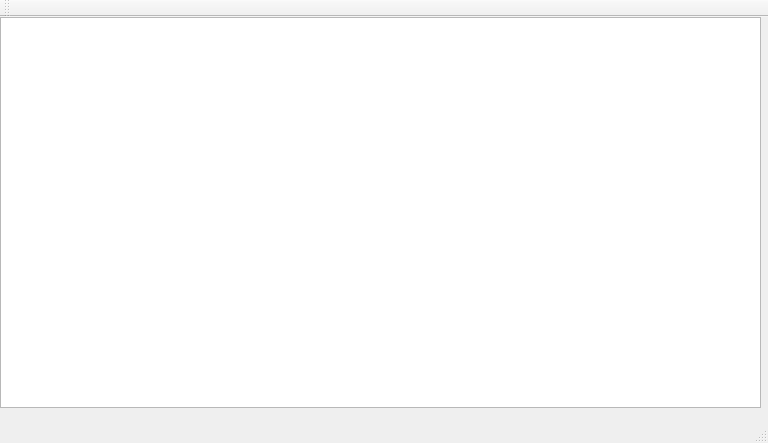
<?xml version="1.0" encoding="UTF-8"?>
<ui version="4.0">
 <class>MainWindow</class>
 <widget class="QMainWindow" name="MainWindow">
  <property name="geometry">
   <rect>
    <x>0</x>
    <y>0</y>
    <width>768</width>
    <height>443</height>
   </rect>
  </property>
  <property name="windowTitle">
   <string>MainWindow</string>
  </property>
  <widget class="QWidget" name="centralWidget">
   <widget class="QTableWidget" name="tableWidget">
    <property name="geometry">
     <rect>
      <x>0</x>
      <y>0</y>
      <width>761</width>
      <height>391</height>
     </rect>
    </property>
   </widget>
  </widget>
  <widget class="QMenuBar" name="menuBar">
   <property name="geometry">
    <rect>
     <x>0</x>
     <y>0</y>
     <width>768</width>
     <height>23</height>
    </rect>
   </property>
  </widget>
  <widget class="QToolBar" name="mainToolBar">
   <attribute name="toolBarArea">
    <enum>TopToolBarArea</enum>
   </attribute>
   <attribute name="toolBarBreak">
    <bool>false</bool>
   </attribute>
  </widget>
  <widget class="QStatusBar" name="statusBar"/>
 </widget>
 <layoutdefault spacing="6" margin="11"/>
 <resources/>
 <connections/>
</ui>
